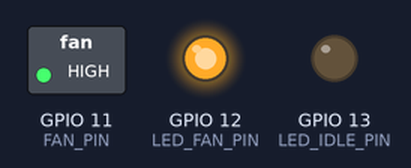
A program run on a simulated ESP32-S3. On the bench: switched loads named in the program (green lamp = pin HIGH), output pins drawn as LEDs (lit = HIGH).

Above: at 1.5 s.
At 6.5 s:
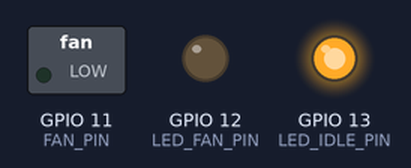
Timing chart, 0 to 13.0 s (numbered marks = the images above):
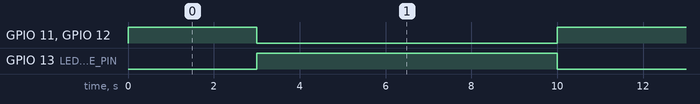

The program:

main.cpp
```cpp
#include <stdio.h>
#include "freertos/FreeRTOS.h"
#include "freertos/task.h"
#include "driver/gpio.h"
#include "esp_log.h"
#include "esp_timer.h"
#include "esp_task_wdt.h"

// Конфіг
#define FAN_PIN         GPIO_NUM_11
#define LED_FAN_PIN     GPIO_NUM_12   // LED дублює стан вентилятора
#define LED_IDLE_PIN    GPIO_NUM_13   // LED горить коли вентилятор вимкнений

// Час у мікросекундах (esp_timer працює в мкс)
// #define PERIOD_US       (60ULL * 60 * 1000 * 1000)   // 1 година
// #define ON_TIME_US      (15ULL * 60 * 1000 * 1000)   // 15 хвилин

#define PERIOD_US    (10ULL * 1000 * 1000)   // 10 секунд
#define ON_TIME_US   ( 3ULL * 1000 * 1000)   //  3 секунди

#define WDT_TIMEOUT_S   30   // watchdog таймаут

static const char *TAG = "FAN";

//Стан
typedef enum {
  STATE_IDLE,     // вентилятор вимкнений, чекаємо наступного циклу
  STATE_RUNNING,  // вентилятор працює
} fan_state_t;

static volatile fan_state_t g_state     = STATE_IDLE;
static volatile bool        g_protected = false;   // захист від повторного запуску

static esp_timer_handle_t g_timer_period;   // таймер запуску (щогодини)
static esp_timer_handle_t g_timer_on;       // таймер вимкнення (через 15 хв)

// GPIO
static void fan_set(bool on) {
  gpio_set_level(FAN_PIN,     on ? 1 : 0);
  gpio_set_level(LED_FAN_PIN, on ? 1 : 0);
  gpio_set_level(LED_IDLE_PIN, on ? 0 : 1);
}

// Callback: вимкнути вентилятор після ON_TIME_US ─
static void cb_fan_off(void *arg) {
  if (g_state != STATE_RUNNING) return;

  g_state     = STATE_IDLE;
  g_protected = false;
  fan_set(false);

  int64_t elapsed = ON_TIME_US / 1000;   // мс для логу
  ESP_LOGI(TAG, "Fan OFF — ran for %lld ms. Waiting for next cycle.", elapsed);
}

// Callback: ввімкнути вентилятор кожен PERIOD_US
// Цей callback викликається апаратним esp_timer — незалежно від loop/task
static void cb_fan_on(void *arg) {
  // Захист від повторного запуску
  if (g_protected) {
    ESP_LOGW(TAG, "Fan already running — skipping cycle.");
    return;
  }

  g_state     = STATE_RUNNING;
  g_protected = true;
  fan_set(true);

  ESP_LOGI(TAG, "Fan ON — will run for %llu ms.", ON_TIME_US / 1000ULL);

  // Запускаємо одноразовий таймер вимкнення
  esp_timer_start_once(g_timer_on, ON_TIME_US);
}

// Watchdog task
// Єдина задача — скидати WDT і перевіряти стан
static void task_watchdog(void *arg) {
  esp_task_wdt_add(NULL);   // реєструємо поточну задачу у WDT

  int64_t last_log = 0;

  for (;;) {
    esp_task_wdt_reset();   // скидаємо watchdog

    // Логуємо стан раз на 5 секунд
    int64_t now = esp_timer_get_time();
    if (now - last_log >= 5000000) {
      last_log = now;
      ESP_LOGI(TAG, "State: %s | uptime: %lld s",
               g_state == STATE_RUNNING ? "RUNNING" : "IDLE",
               now / 1000000LL);
    }

    vTaskDelay(pdMS_TO_TICKS(1000));
  }
}

// app_main
extern "C" void app_main(void) {

  // GPIO ініціалізація
  gpio_config_t out = {
    .pin_bit_mask = (1ULL << FAN_PIN)     |
                    (1ULL << LED_FAN_PIN)  |
                    (1ULL << LED_IDLE_PIN),
    .mode         = GPIO_MODE_OUTPUT,
    .pull_up_en   = GPIO_PULLUP_DISABLE,
    .pull_down_en = GPIO_PULLDOWN_DISABLE,
    .intr_type    = GPIO_INTR_DISABLE,
  };
  gpio_config(&out);
  fan_set(false);   // початковий стан — вимкнено

  // Watchdog
  esp_task_wdt_config_t wdt_cfg = {
    .timeout_ms    = WDT_TIMEOUT_S * 1000,
    .idle_core_mask = 0,
    .trigger_panic  = true,
  };
  esp_task_wdt_reconfigure(&wdt_cfg);

  // Таймер: вимкнення вентилятора (одноразовий, запускається з cb_fan_on)
  esp_timer_create_args_t args_off = {
    .callback = cb_fan_off,
    .arg      = NULL,
    .dispatch_method       = ESP_TIMER_TASK,
    .name     = "fan_off",
    .skip_unhandled_events = false,
  };
  esp_timer_create(&args_off, &g_timer_on);

  // Таймер: запуск вентилятора кожен PERIOD_US (циклічний — сам себе повторює)
  esp_timer_create_args_t args_on = {
    .callback = cb_fan_on,
    .arg      = NULL,
    .dispatch_method       = ESP_TIMER_TASK,
    .name     = "fan_on",
    .skip_unhandled_events = false,
  };
  esp_timer_create(&args_on, &g_timer_period);

  // Перший запуск одразу
  cb_fan_on(NULL);

  // Після першого запуску — запускаємо циклічний таймер
  esp_timer_start_periodic(g_timer_period, PERIOD_US);

  ESP_LOGI(TAG, "System started. Period=%llu s, On-time=%llu s.",
           PERIOD_US / 1000000ULL, ON_TIME_US / 1000000ULL);

  // Watchdog задача (єдина задача в системі)
  xTaskCreate(task_watchdog, "wdt", 2048, NULL, 5, NULL);
}
```

Measured:
- by itself, GPIO 11 (FAN_PIN), GPIO 12 (LED_FAN_PIN): alternates HIGH for 3.0 s and LOW for 7.0 s
- by itself, GPIO 13 (LED_IDLE_PIN): alternates HIGH for 7.0 s and LOW for 3.0 s
